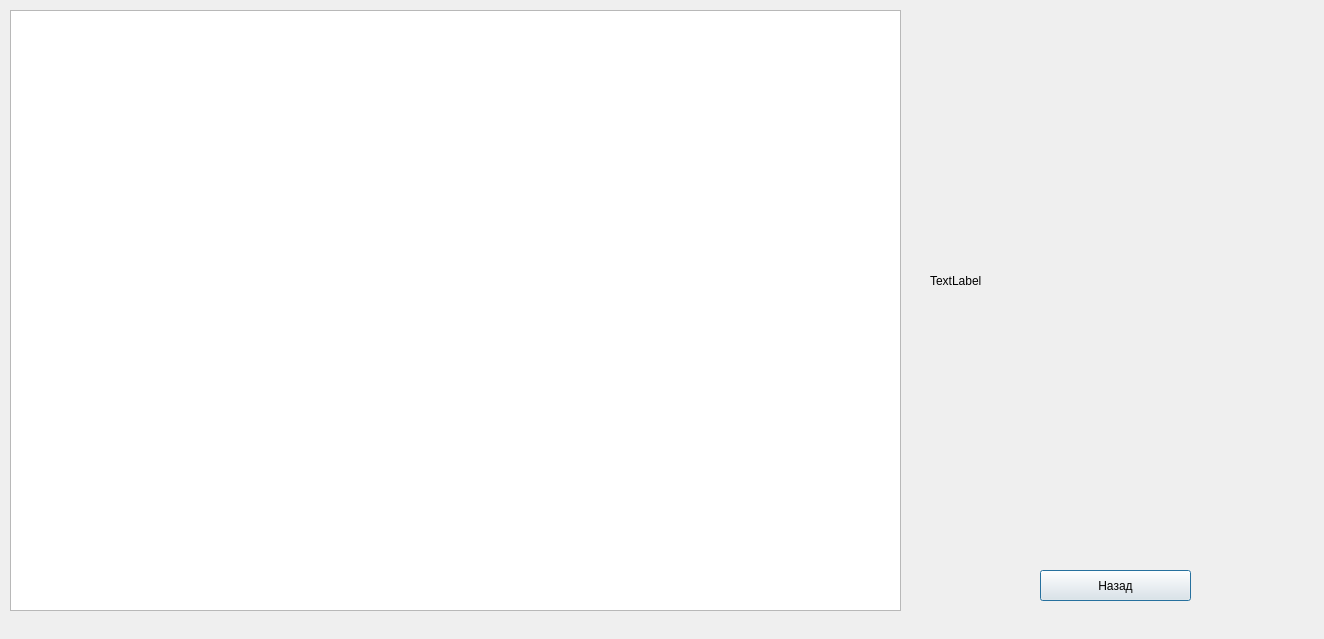
<?xml version="1.0" encoding="UTF-8"?>
<ui version="4.0">
 <class>Viewing</class>
 <widget class="QDialog" name="Viewing">
  <property name="geometry">
   <rect>
    <x>0</x>
    <y>0</y>
    <width>1324</width>
    <height>639</height>
   </rect>
  </property>
  <property name="windowTitle">
   <string>Dialog</string>
  </property>
  <widget class="QLabel" name="picLabel">
   <property name="geometry">
    <rect>
     <x>930</x>
     <y>110</y>
     <width>361</width>
     <height>341</height>
    </rect>
   </property>
   <property name="text">
    <string>TextLabel</string>
   </property>
   <property name="scaledContents">
    <bool>true</bool>
   </property>
  </widget>
  <widget class="QTableView" name="tableView">
   <property name="geometry">
    <rect>
     <x>10</x>
     <y>10</y>
     <width>891</width>
     <height>601</height>
    </rect>
   </property>
  </widget>
  <widget class="QPushButton" name="back">
   <property name="geometry">
    <rect>
     <x>1040</x>
     <y>570</y>
     <width>151</width>
     <height>31</height>
    </rect>
   </property>
   <property name="text">
    <string>Назад</string>
   </property>
  </widget>
  <widget class="QLabel" name="label_2">
   <property name="geometry">
    <rect>
     <x>0</x>
     <y>-60</y>
     <width>1831</width>
     <height>701</height>
    </rect>
   </property>
   <property name="text">
    <string/>
   </property>
  </widget>
  <zorder>label_2</zorder>
  <zorder>picLabel</zorder>
  <zorder>tableView</zorder>
  <zorder>back</zorder>
 </widget>
 <resources/>
 <connections/>
</ui>
